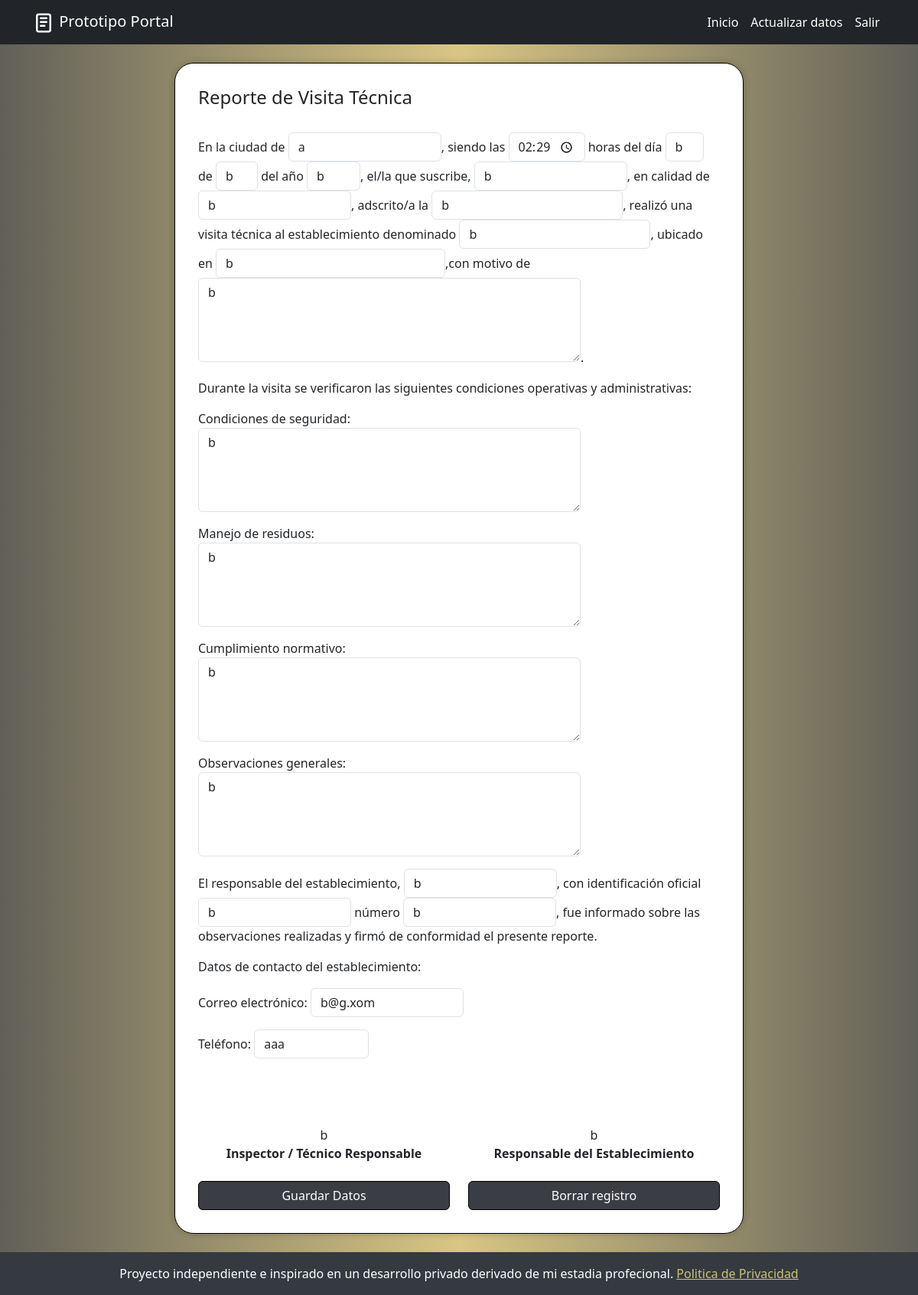
The app's page /reporte_visita_tecnica/ (signed in), older data.
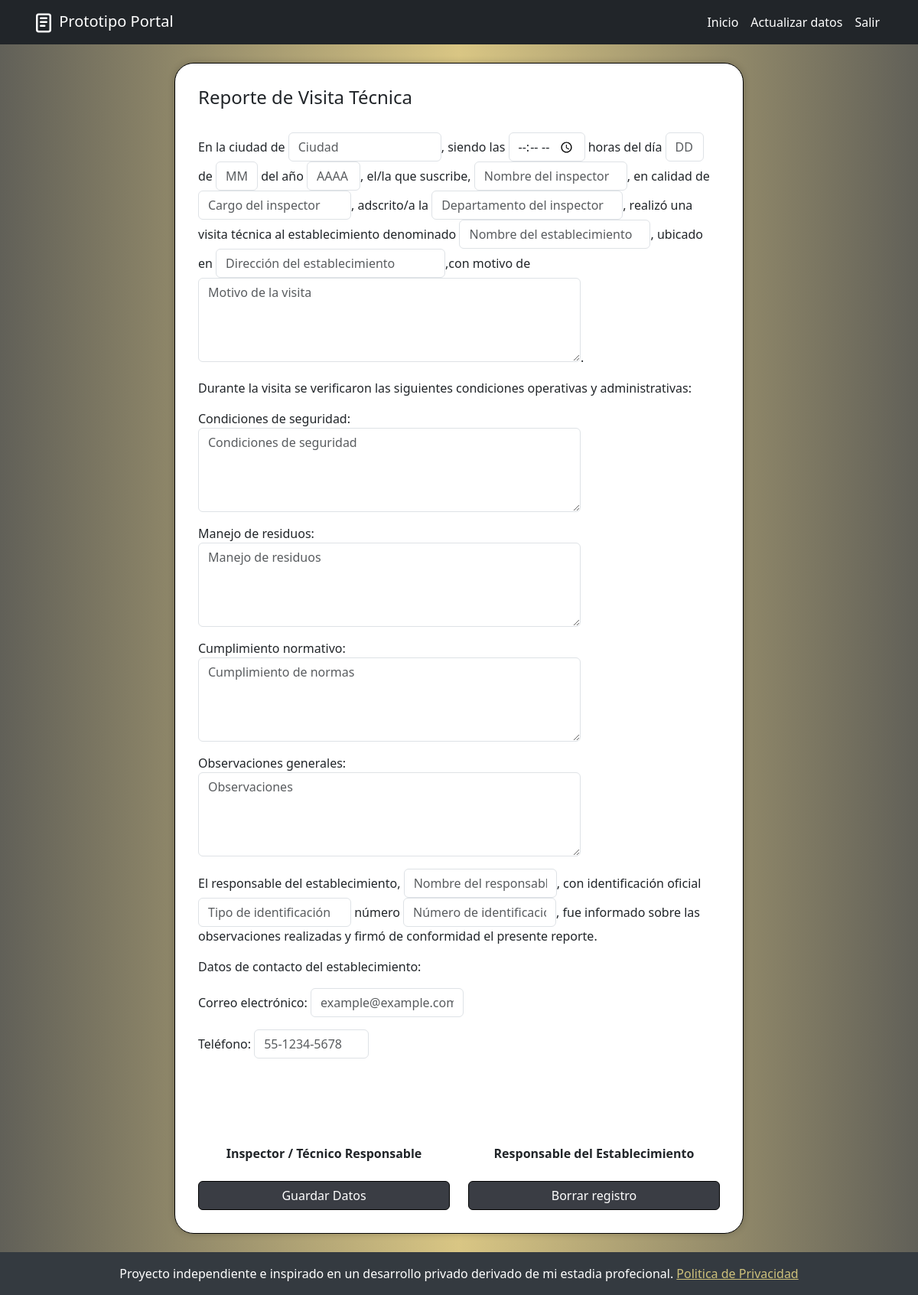
The same page, newer data.
### Portal/models.py (models this page shows, shortened)
class reporteVisitaTecnicaModel(models.Model):
    ciudadRVT = models.CharField(max_length=255)
    horaRVT = models.TimeField()
    diaRVT = models.CharField(max_length=2)
    mesRVT = models.CharField(max_length=2)
    yearRVT = models.CharField(max_length=4)
    inspectorRVT = models.CharField(max_length=255)
    cargoRVT = models.CharField(max_length=255)
    departamentoRVT = models.CharField(max_length=255)
    nomEstableRVT = models.CharField(max_length=255)
    direcEstableRVT = models.CharField(max_length=255)
    motivoVisitaRVT = models.TextField(max_length=500)
    condiciSeguRVT = models.TextField(max_length=500)
    manejoResiduosRVT = models.TextField(max_length=500)
    cumpliNormasRVT = models.TextField(max_length=500)
    observacionesRVT = models.TextField(max_length=500)
    nombreResponsRVT = models.CharField(max_length=255)
    tipoIdentificacionRVT = models.CharField(max_length=255)
    numIdentificacionRVT = models.CharField(max_length=255)
    emailEstableciRVT = models.EmailField(max_length=255)
    telefonoEstableciRVT = models.CharField(max_length=12)
    user = models.ForeignKey(User, on_delete=models.CASCADE)

### Portal/views.py (the view)
# urls.py: path('reporte_visita_tecnica/', views.reporteVisitaTecnica, name='reporteVisitaTecnica'),
def reporteVisitaTecnica(request):
    datos = reporteVisitaTecnicaModel.objects.filter(user=request.user).first()
    if request.method == 'POST':
        if datos:
            form = formReporteVisitaTecnica(request.POST, instance=datos)
        else:
            form = formReporteVisitaTecnica(request.POST)
        if form.is_valid():
            instancia = form.save(commit=False)
            instancia.user = request.user  # Asegúrate de asignar el usuario si es necesario
            instancia.save()
            messages.success(request, 'Datos del Reporte de Visita Tecnica enviados correctamente')
            return redirect('home')
        else:
            messages.error(request, 'Por favor introdusca valores validos.')
            print(form.errors)
    else:
        if datos:
            form = formReporteVisitaTecnica(instance=datos)
        else:
            form = formReporteVisitaTecnica()
    return render(request, 'Documentos/reporteVisitaTec.html', {
        'form': form,
        'datos': datos
    })

### Portal/templates/Documentos/reporteVisitaTec.html (shortened to what this page needs)
{% extends 'base.html' %}
{% block content %}
<div class="container-fluid mb-4" >
    <div class="row justify-content-center">
        <div class="documentosGenerales-card col-12 col-sm-12 col-md-12 col-lg-8 col-xl-8 ">
            <form action="{% url 'reporteVisitaTecnica' %}" id="formularioRVT" method="post">
                <h4>Reporte de Visita Técnica</h4>
                <br>
                <p>
                    En la ciudad de {{form.ciudadRVT}}, siendo las {{form.horaRVT}} horas del día {{form.diaRVT}} de {{form.mesRVT}} del año {{form.yearRVT}}, el/la que suscribe, {{form.inspectorRVT}}, en calidad de {{form.cargoRVT }}, adscrito/a la {{form.departamentoRVT}}, realizó una visita técnica al establecimiento denominado {{form.nomEstableRVT}}, ubicado en {{form.direcEstableRVT}},con motivo de {{form.motivoVisitaRVT }}.
                </p>
                <p>
                    Durante la visita se verificaron las siguientes condiciones operativas y administrativas:
                </p>
                <p>
                    Condiciones de seguridad: {{form.condiciSeguRVT}}
                </p>
                <p>
                    Manejo de residuos: {{form.manejoResiduosRVT}}
                </p>
                <p>
                    Cumplimiento normativo: {{form.cumpliNormasRVT}}
                </p>
                <p>
                    Observaciones generales: {{form.observacionesRVT}}
                </p>
                <p>
                    El responsable del establecimiento, {{form.nombreResponsRVT}}, con identificación oficial {{form.tipoIdentificacionRVT}} número {{form.numIdentificacionRVT}}, fue informado sobre las observaciones realizadas y firmó de conformidad el presente reporte.
                </p>
                <p>
                    Datos de contacto del establecimiento:
                </p>
                <p>
                    Correo electrónico: {{form.emailEstableciRVT}}
                </p>
                <p>
                    Teléfono: {{form.telefonoEstableciRVT}}
                </p>
                <br><br><br>
            </form>
            <div class="d-grid gap-4">
                <div class="row text-center">
                    <div class="col-12 col-md-6 ">
                        <span class="text-center ">
                            {{datos.inspectorRVT}} <br>
                            <strong>Inspector / Técnico Responsable</strong>
                            </span>
                    </div>
                    <div class="col-12 col-md-6">
                        <span class="text-center">
                            {{datos.nombreResponsRVT}} <br>
                            <strong>Responsable del Establecimiento</strong>
                        </span>
                    </div>
                </div>
            </div>
            <div class="d-grid gap-4 mt-4">
                <div class="row text-center">
                    <div class="col-12 col-md-6 ">
                        <button type="submit" class="btn btn-primary w-100 botongral" form="formularioRVT" >
                            Guardar Datos
                        </button>
                    </div>
                    <div class="col-12 col-md-6">
                        <form action="{% url 'borrarRVT' %}" method="post" >
                            <button class="btn btn-primary w-100 botongral" >
                                Borrar registro
                            </button>
                        </form>
                    </div>
                </div>
            </div>
        </div>
    </div>
</div>
{% endblock %}

Row changes from the older to the newer data that the page shows:
removed reporteVisitaTecnicaModel: ciudadRVT "a", horaRVT "14:29:00", diaRVT "b", mesRVT "b", yearRVT "b", inspectorRVT "b", cargoRVT "b", departamentoRVT "b", nomEstableRVT "b", direcEstableRVT "b", motivoVisitaRVT "b", condiciSeguRVT "b", manejoResiduosRVT "b", cumpliNormasRVT "b", observacionesRVT "b", nombreResponsRVT "b", tipoIdentificacionRVT "b", numIdentificacionRVT "b", emailEstableciRVT "b@g.xom", telefonoEstableciRVT "aaa"
